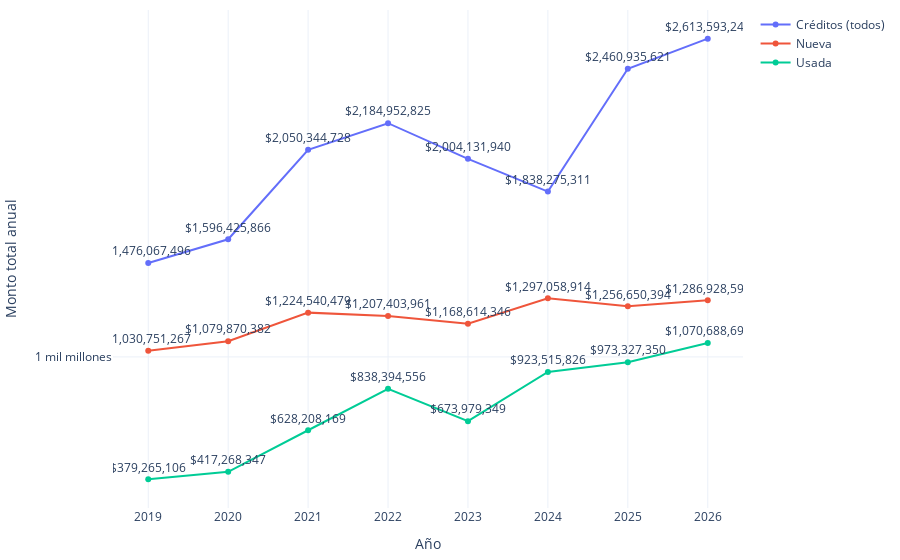

Here is the notebook cell this chart was saved with:
### Code cell
import os
import plotly.graph_objects as go
import plotly.io as pio

# Crear una función para formatear los valores grandes en palabras en español
def formatear_numero(valor):
    if valor >= 1_000_000_000:
        return f'{valor / 1_000_000_000:.0f} mil millones'  # Mil millones
    elif valor >= 1_000_000:
        return f'{valor / 1_000_000:.0f} millones'  # Millones
    elif valor >= 1_000:
        return f'{valor / 1_000:.0f} mil'  # Mil
    else:
        return str(valor)

# Crear la figura
fig = go.Figure()

# Graficar cada modalidad
for modalidad in conteo_pachuca['modalidad'].unique():
    df_modalidad = conteo_pachuca[conteo_pachuca['modalidad'] == modalidad]
    fig.add_trace(go.Scatter(
        x=df_modalidad['año'], 
        y=df_modalidad['montos'], 
        mode='lines+markers+text',  # Mostrar líneas, puntos y texto
        name=modalidad, 
        text=df_modalidad['montos'].apply(lambda x: f'${x:,.0f}'),  # Añadir el texto de los valores formateados
        textposition="top center"  # Posicionar el texto encima de los puntos
    ))

# Configurar el diseño
fig.update_layout(
    xaxis_title="Año",
    yaxis_title="Monto total anual",
    template="plotly_white",
    margin=dict(l=10, r=10, t=10, b=10)
)

# Configurar el eje Y utilizando el formateo personalizado
tickvals = [1_000, 1_000_000, 1_000_000_000,5_000_000_000,10_000_000_000,15_000_000_000,20_000_000_000,25_000_000_000, 30_000_000_000]  # Valores hasta 30 mil millones
ticktext = [formatear_numero(val) for val in tickvals]  # Formatea cada valor en palabras

fig.update_yaxes(
    tickvals=tickvals, 
    ticktext=ticktext
)

# Función para exportar gráfica como archivo HTML
def guardar_grafico_como_html(fig, nombre_archivo, carpeta='assets/graficas'):
    # Crear la carpeta si no existe
    if not os.path.exists(carpeta):
        os.makedirs(carpeta)
    # Guardar la gráfica como archivo HTML en la carpeta especificada
    pio.write_html(fig, os.path.join(carpeta, f'{nombre_archivo}.html'))

# Exportar
guardar_grafico_como_html(fig, 'g_scatt_forecast_credit_total', carpeta='assets/graficas')
fig.show()

### Figure 1 — Plotly figure (JSON) as saved in the notebook; plotly's stock layout.template omitted (floating-point values rounded to 4 significant figures)
{"data": [{"mode": "lines+markers+text", "name": "Créditos (todos)", "text": ["$1,476,067,496", "$1,596,425,866", "$2,050,344,728", "$2,184,952,825", "$2,004,131,940", "$1,838,275,311", "$2,460,935,621", "$2,613,593,246"], "textposition": "top center", "type": "scatter", "x": [2019, 2020, 2021, 2022, 2023, 2024, 2025, 2026], "y": [1476067496, 1596425866, 2050344728, 2184952825, 2004131940, 1838275311, 2460935621, 2613593246]}, {"mode": "lines+markers+text", "name": "Nueva", "text": ["$1,030,751,267", "$1,079,870,382", "$1,224,540,479", "$1,207,403,961", "$1,168,614,346", "$1,297,058,914", "$1,256,650,394", "$1,286,928,599"], "textposition": "top center", "type": "scatter", "x": [2019, 2020, 2021, 2022, 2023, 2024, 2025, 2026], "y": [1030751267, 1079870382, 1224540479, 1207403961, 1168614346, 1297058914, 1256650394, 1286928599]}, {"mode": "lines+markers+text", "name": "Usada", "text": ["$379,265,106", "$417,268,347", "$628,208,169", "$838,394,556", "$673,979,349", "$923,515,826", "$973,327,350", "$1,070,688,699"], "textposition": "top center", "type": "scatter", "x": [2019, 2020, 2021, 2022, 2023, 2024, 2025, 2026], "y": [379265106, 417268347, 628208169, 838394556, 673979349, 923515826, 973327350, 1070688699]}], "layout": {"margin": {"b": 10, "l": 10, "r": 10, "t": 10}, "xaxis": {"title": {"text": "Año"}}, "yaxis": {"ticktext": ["1 mil", "1 millones", "1 mil millones", "5 mil millones", "10 mil millones", "15 mil millones", "20 mil millones", "25 mil millones", "30 mil millones"], "tickvals": [1000, 1000000, 1000000000, 5000000000, 10000000000, 15000000000, 20000000000, 25000000000, 30000000000], "title": {"text": "Monto total anual"}}}}
